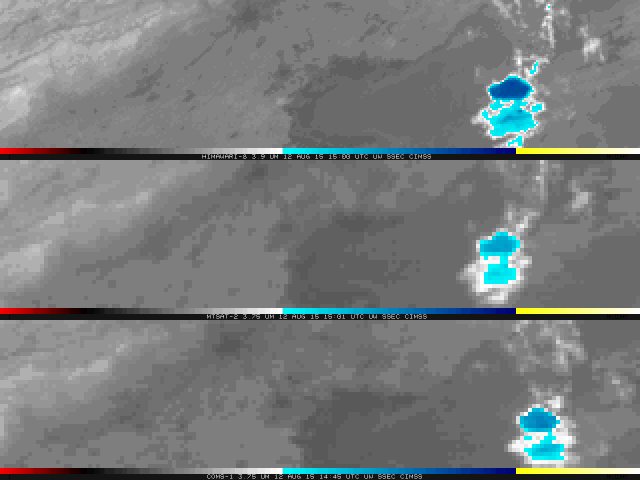
#> input picture images/himawari/HIMAWARI3PAN_NOMAP_12AUGUST2015_1500_1900anim.gif, 1280 x 960 px (shown at 1/2 size)
$ python extract_cimss_gif.py
#> lines starting #> are read from the running program, lines starting #| are printed output that depends on the picture
#!/usr/bin/env python3
from pathlib import Path
from PIL import Image
import csv

ROOT = Path(__file__).resolve().parents[1]
GIF = ROOT / 'images/himawari/HIMAWARI3PAN_NOMAP_12AUGUST2015_1500_1900anim.gif'
OUT = ROOT / 'images/himawari/extracted'
SELECTED = ROOT / 'images/himawari/selected'
CSV = ROOT / 'data/selected_frames.csv'

OUT.mkdir(parents=True, exist_ok=True)
SELECTED.mkdir(parents=True, exist_ok=True)

with Image.open(GIF) as im:
#> im is the input picture: PIL image 1280x960 P; mean R, G, B 119, 123.1, 123.4
    frame_count = im.n_frames
#> frame_count = 31
    for i in range(frame_count):
        im.seek(i)
        frame = im.convert('RGB')
        frame.save(OUT / f'frame_{i:02d}.jpg', quality=95)
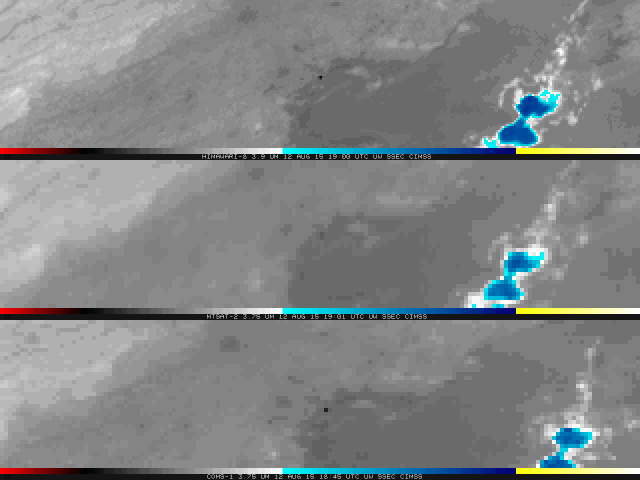
#> frame: PIL image 1280x960 RGB (shown at 1/2 size); mean R, G, B 129.2, 132.2, 132.7

#> (the run stopped early here; a loop or call above may not have finished)
